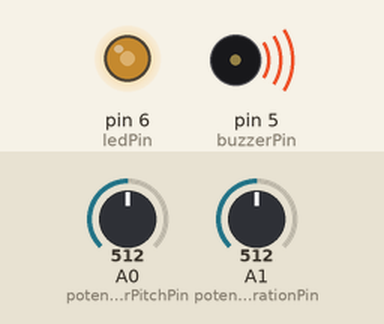
The sketch below on a simulated Arduino Uno, built with avr-gcc and run on an emulated ATmega328P. Shown: output pins drawn as LEDs (lit = HIGH), buzzer (waves = sounding). The inputs (shaded band) are chosen by the test bench; at power-on: A0 (potentiometerPitchPin) = 512, A1 (potentiometerDurationPin) = 512.

Above: at 1.2 s.
1.3 s: A0 (potentiometerPitchPin) set to 716
At 1.74 s:
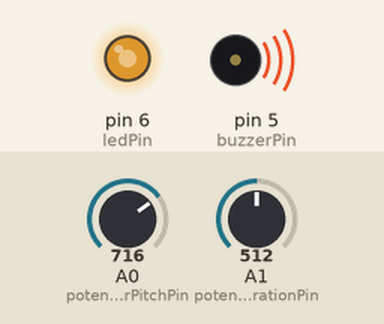
4.3 s: A0 (potentiometerPitchPin) set to 900
At 4.62 s:
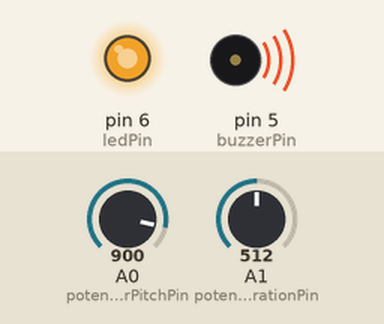
7.3 s: A0 (potentiometerPitchPin) set to 511
At 7.5 s:
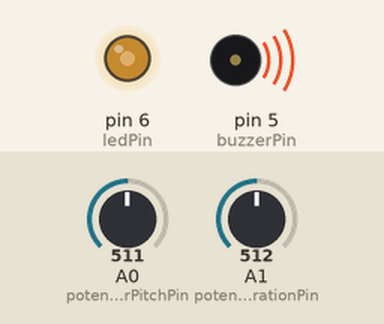
10.3 s: A1 (potentiometerDurationPin) set to 122
12.0 s: A0 (potentiometerPitchPin) set to 122
At 13.2 s:
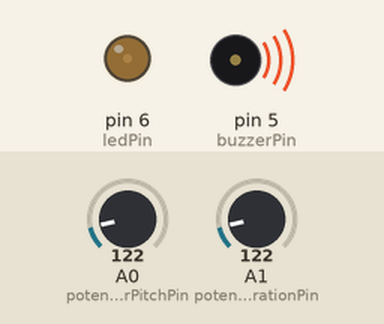
13.5 s: A1 (potentiometerDurationPin) set to 306
At 13.63 s:
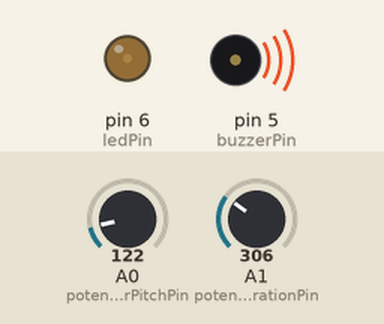
Timing chart, 0 to 17.5 s (numbered marks = the images above; inputs shaded):
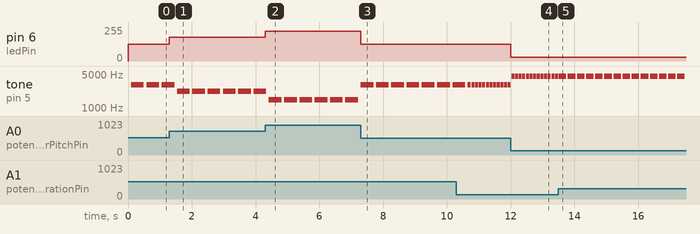

The sketch:

potentiometer-alert.ino
```cpp
// defines pins numbers
const int potentiometerPitchPin = A0;
const int potentiometerDurationPin = A1;
const int buzzerPin = 5;
const int ledPin = 6;

void setup() {
  pinMode(buzzerPin, OUTPUT);
  pinMode(ledPin, OUTPUT);
}

unsigned long toneInMillis = 100;

void loop() {
   float pitch = analogRead(potentiometerPitchPin) / 1024.0;
   float duration = analogRead(potentiometerDurationPin) / 1024.0;

  unsigned long currentMillis = millis();

  if (currentMillis >= toneInMillis) {
    int toneLength = duration * 800;
    tone(buzzerPin, 5000 - pitch * 4000, toneLength);
    toneInMillis = currentMillis + toneLength * 1.2;
  }

  analogWrite(ledPin, pitch * 255);
}
```

Measured:
- after the input at 1.3 s, pin 6 (ledPin): 127/255 → 178/255 at once
- after the input at 4.3 s, pin 6 (ledPin): 178/255 → 224/255 at once
- after the input at 7.3 s, pin 6 (ledPin): 224/255 → 127/255 at once
- after the input at 12.0 s, pin 6 (ledPin): 127/255 → 30/255 at once
- after the input at 13.5 s, tone on pin 5 (buzzerPin): alternates 4523 Hz for 0.24 s and silent for 0.05 s, starting after 0.25 s
- by itself, tone on pin 5 (buzzerPin): alternates 3003 Hz for 0.40 s and silent for 0.08 s
